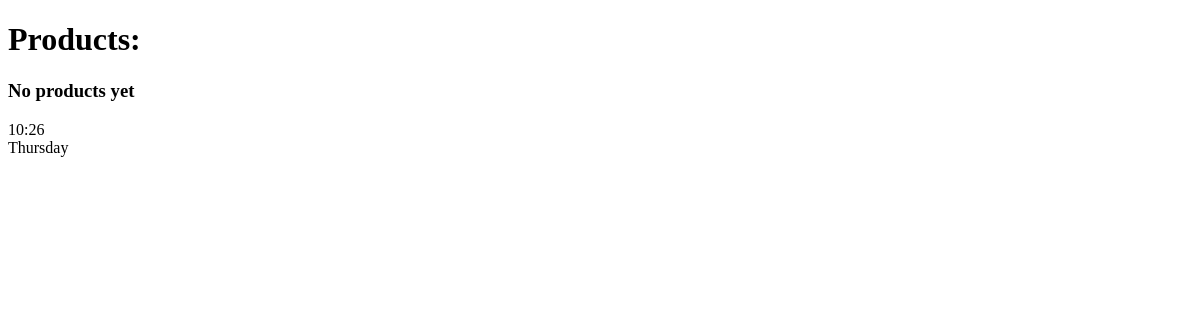
Before: /shop/products/ with the older database file.
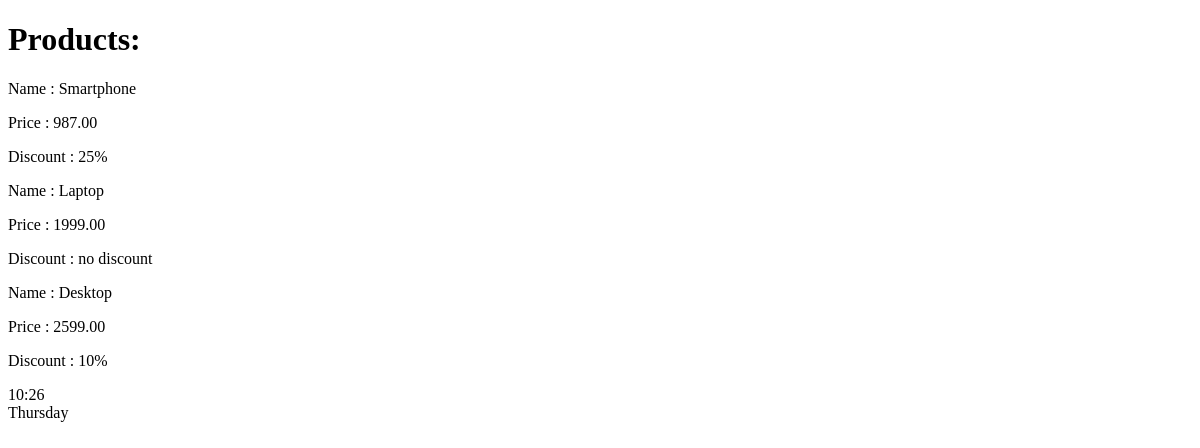
After: the same page with the newer database file.
### shopapp/models.py (models this page shows, shortened)
class Product(models.Model):
    class Meta:
        ordering = ["-name"]
        'db_table = "tech_products"'
        verbose_name_plural = "products"
    name = models.CharField(max_length=100)
    description = models.TextField(null=False, blank=True)
    price = models.DecimalField(default=0, max_digits=8, decimal_places=2)
    discount = models.SmallIntegerField(default=0)
    created_at = models.DateTimeField(auto_now_add=True)
    archived = models.BooleanField(default=False)

### shopapp/views.py (the view)
# urls.py: path("products/", products_list, name="products_list"),
def products_list(request: HttpRequest):
    context = {
        "products": Product.objects.all()
    }
    return render(request, 'shopapp/products-list.html', context=context)

### shopapp/templates/shopapp/products-list.html (shortened to what this page needs)
{% extends 'shopapp/base.html' %}
{% block body %}
    <h1>Products: </h1>
    {% if products %}
    <div>
        {% for product in products %}
        <div>
            <p>Name : {{ product.name }}</p>
            <p>Price : {{ product.price }}</p>
            <p>Discount :
                {% if product.discount %}
                    {{ product.discount }}%
                {% else %}
                    no discount
                {% endif %}
            </p>
        </div>
        {% endfor %}
    </div>
    {% else %}
    <h3>No products yet</h3>
    {% endif %}
{% endblock %}

### shopapp/templates/shopapp/base.html (shortened to what this page needs)
<!DOCTYPE html>
<html lang="en">
<head>
</head>
<body>
{% block body %}{% endblock %}
<div>
    {% now 'H:i' %}
</div>
<div>
    {% now 'l' as current_weekday %}
    {{ current_weekday }}
</div>
</body>
</html>

Changed rows visible on the page:
added Product: name "Smartphone", price "987.00", discount "25"
added Product: name "Laptop", price "1999.00", discount "no discount"
added Product: name "Desktop", price "2599.00", discount "10"
Other visible differences:
text no longer shown: "No products yet"
